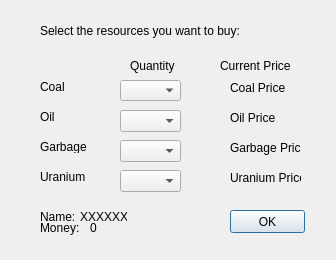
<?xml version="1.0" encoding="UTF-8"?>
<ui version="4.0">
 <class>G_BuyingResourcesDialog</class>
 <widget class="QDialog" name="G_BuyingResourcesDialog">
  <property name="geometry">
   <rect>
    <x>0</x>
    <y>0</y>
    <width>336</width>
    <height>260</height>
   </rect>
  </property>
  <property name="windowTitle">
   <string>Buying  Resources</string>
  </property>
  <widget class="QLabel" name="label">
   <property name="geometry">
    <rect>
     <x>40</x>
     <y>10</y>
     <width>221</width>
     <height>41</height>
    </rect>
   </property>
   <property name="text">
    <string>Select the resources you want to buy:</string>
   </property>
  </widget>
  <widget class="QPushButton" name="pushButton">
   <property name="geometry">
    <rect>
     <x>230</x>
     <y>210</y>
     <width>75</width>
     <height>23</height>
    </rect>
   </property>
   <property name="text">
    <string>OK</string>
   </property>
  </widget>
  <widget class="QLabel" name="label_2">
   <property name="geometry">
    <rect>
     <x>40</x>
     <y>80</y>
     <width>47</width>
     <height>13</height>
    </rect>
   </property>
   <property name="text">
    <string>Coal</string>
   </property>
  </widget>
  <widget class="QLabel" name="label_3">
   <property name="geometry">
    <rect>
     <x>40</x>
     <y>110</y>
     <width>47</width>
     <height>13</height>
    </rect>
   </property>
   <property name="text">
    <string>Oil</string>
   </property>
  </widget>
  <widget class="QLabel" name="label_4">
   <property name="geometry">
    <rect>
     <x>40</x>
     <y>140</y>
     <width>47</width>
     <height>13</height>
    </rect>
   </property>
   <property name="text">
    <string>Garbage</string>
   </property>
  </widget>
  <widget class="QLabel" name="label_5">
   <property name="geometry">
    <rect>
     <x>40</x>
     <y>170</y>
     <width>47</width>
     <height>13</height>
    </rect>
   </property>
   <property name="text">
    <string>Uranium</string>
   </property>
  </widget>
  <widget class="QLabel" name="label_6">
   <property name="geometry">
    <rect>
     <x>130</x>
     <y>50</y>
     <width>47</width>
     <height>31</height>
    </rect>
   </property>
   <property name="text">
    <string>Quantity</string>
   </property>
  </widget>
  <widget class="QLabel" name="label_7">
   <property name="geometry">
    <rect>
     <x>220</x>
     <y>50</y>
     <width>71</width>
     <height>31</height>
    </rect>
   </property>
   <property name="text">
    <string>Current Price</string>
   </property>
  </widget>
  <widget class="QComboBox" name="comboBox">
   <property name="geometry">
    <rect>
     <x>120</x>
     <y>80</y>
     <width>61</width>
     <height>21</height>
    </rect>
   </property>
  </widget>
  <widget class="QComboBox" name="comboBox_2">
   <property name="geometry">
    <rect>
     <x>120</x>
     <y>110</y>
     <width>61</width>
     <height>22</height>
    </rect>
   </property>
  </widget>
  <widget class="QComboBox" name="comboBox_3">
   <property name="geometry">
    <rect>
     <x>120</x>
     <y>140</y>
     <width>61</width>
     <height>22</height>
    </rect>
   </property>
  </widget>
  <widget class="QComboBox" name="comboBox_4">
   <property name="geometry">
    <rect>
     <x>120</x>
     <y>170</y>
     <width>61</width>
     <height>22</height>
    </rect>
   </property>
  </widget>
  <widget class="QLabel" name="label_8">
   <property name="geometry">
    <rect>
     <x>230</x>
     <y>80</y>
     <width>81</width>
     <height>16</height>
    </rect>
   </property>
   <property name="text">
    <string>Coal Price</string>
   </property>
  </widget>
  <widget class="QLabel" name="label_9">
   <property name="geometry">
    <rect>
     <x>230</x>
     <y>110</y>
     <width>61</width>
     <height>16</height>
    </rect>
   </property>
   <property name="text">
    <string>Oil Price</string>
   </property>
  </widget>
  <widget class="QLabel" name="label_10">
   <property name="geometry">
    <rect>
     <x>230</x>
     <y>140</y>
     <width>71</width>
     <height>16</height>
    </rect>
   </property>
   <property name="text">
    <string>Garbage Price</string>
   </property>
  </widget>
  <widget class="QLabel" name="label_11">
   <property name="geometry">
    <rect>
     <x>230</x>
     <y>170</y>
     <width>71</width>
     <height>16</height>
    </rect>
   </property>
   <property name="text">
    <string>Uranium Price</string>
   </property>
  </widget>
  <widget class="QLabel" name="label_12">
   <property name="geometry">
    <rect>
     <x>80</x>
     <y>210</y>
     <width>47</width>
     <height>13</height>
    </rect>
   </property>
   <property name="text">
    <string>XXXXXX</string>
   </property>
  </widget>
  <widget class="QLabel" name="label_13">
   <property name="geometry">
    <rect>
     <x>90</x>
     <y>220</y>
     <width>47</width>
     <height>16</height>
    </rect>
   </property>
   <property name="text">
    <string>0</string>
   </property>
  </widget>
  <widget class="QLabel" name="label_14">
   <property name="geometry">
    <rect>
     <x>40</x>
     <y>210</y>
     <width>47</width>
     <height>13</height>
    </rect>
   </property>
   <property name="text">
    <string>Name:</string>
   </property>
  </widget>
  <widget class="QLabel" name="label_15">
   <property name="geometry">
    <rect>
     <x>40</x>
     <y>220</y>
     <width>41</width>
     <height>16</height>
    </rect>
   </property>
   <property name="text">
    <string>Money:</string>
   </property>
  </widget>
 </widget>
 <resources/>
 <connections/>
</ui>
